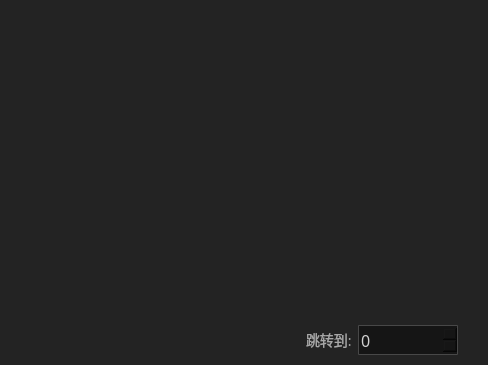
<?xml version="1.0" encoding="UTF-8"?>
<ui version="4.0">
 <class>SqlDataShowDialog</class>
 <widget class="QDialog" name="SqlDataShowDialog">
  <property name="geometry">
   <rect>
    <x>0</x>
    <y>0</y>
    <width>488</width>
    <height>365</height>
   </rect>
  </property>
  <property name="windowTitle">
   <string>SqlDataShowDialog</string>
  </property>
  <property name="styleSheet">
   <string notr="true">QDialog#SqlDataShowDialog{
border: 0px solid #000000;
background-color: #232323;
}
</string>
  </property>
  <layout class="QGridLayout" name="gridLayout_2">
   <property name="leftMargin">
    <number>0</number>
   </property>
   <property name="topMargin">
    <number>0</number>
   </property>
   <property name="rightMargin">
    <number>0</number>
   </property>
   <property name="bottomMargin">
    <number>0</number>
   </property>
   <property name="spacing">
    <number>0</number>
   </property>
   <item row="1" column="0">
    <widget class="QScrollArea" name="scrollArea">
     <property name="styleSheet">
      <string notr="true">background-color:#232323;
border: 0px solid #000000;</string>
     </property>
     <property name="widgetResizable">
      <bool>true</bool>
     </property>
     <widget class="QWidget" name="scrollAreaWidgetContents">
      <property name="geometry">
       <rect>
        <x>0</x>
        <y>0</y>
        <width>488</width>
        <height>365</height>
       </rect>
      </property>
      <property name="styleSheet">
       <string notr="true">QWidget#scrollAreaWidgetContents{
 background-color: #232323;
}</string>
      </property>
      <layout class="QGridLayout" name="gridLayout">
       <property name="leftMargin">
        <number>0</number>
       </property>
       <property name="topMargin">
        <number>0</number>
       </property>
       <property name="rightMargin">
        <number>0</number>
       </property>
       <property name="bottomMargin">
        <number>0</number>
       </property>
       <property name="spacing">
        <number>0</number>
       </property>
       <item row="0" column="0">
        <widget class="testRecordView" name="tableView">
         <property name="font">
          <font>
           <family>微软雅黑</family>
          </font>
         </property>
        </widget>
       </item>
       <item row="1" column="0">
        <layout class="QHBoxLayout" name="horizontalLayout">
         <property name="leftMargin">
          <number>20</number>
         </property>
         <property name="topMargin">
          <number>0</number>
         </property>
         <property name="rightMargin">
          <number>30</number>
         </property>
         <item>
          <widget class="QLabel" name="label_recordcount">
           <property name="minimumSize">
            <size>
             <width>0</width>
             <height>50</height>
            </size>
           </property>
           <property name="font">
            <font>
             <family>微软雅黑</family>
             <pointsize>-1</pointsize>
            </font>
           </property>
           <property name="styleSheet">
            <string notr="true">color: rgba(255, 255, 255, 0.7);
font-size: 14px;</string>
           </property>
           <property name="text">
            <string/>
           </property>
          </widget>
         </item>
         <item>
          <spacer name="horizontalSpacer">
           <property name="orientation">
            <enum>Qt::Horizontal</enum>
           </property>
           <property name="sizeHint" stdset="0">
            <size>
             <width>40</width>
             <height>20</height>
            </size>
           </property>
          </spacer>
         </item>
         <item>
          <widget class="QLabel" name="label_page">
           <property name="font">
            <font>
             <family>微软雅黑</family>
             <pointsize>-1</pointsize>
            </font>
           </property>
           <property name="styleSheet">
            <string notr="true">color: rgba(255, 255, 255, 0.7);
font-size: 14px;</string>
           </property>
           <property name="text">
            <string/>
           </property>
          </widget>
         </item>
         <item>
          <widget class="QLabel" name="label_info">
           <property name="font">
            <font>
             <family>微软雅黑</family>
             <pointsize>-1</pointsize>
            </font>
           </property>
           <property name="styleSheet">
            <string notr="true">
color: rgba(255, 255, 255, 0.7);
font-size: 14px;</string>
           </property>
           <property name="text">
            <string/>
           </property>
          </widget>
         </item>
         <item>
          <widget class="QLabel" name="label">
           <property name="font">
            <font>
             <family>微软雅黑</family>
             <pointsize>-1</pointsize>
            </font>
           </property>
           <property name="styleSheet">
            <string notr="true">color: rgba(255, 255, 255, 0.6);
font-size: 14px;</string>
           </property>
           <property name="text">
            <string>跳转到:</string>
           </property>
          </widget>
         </item>
         <item>
          <widget class="QSpinBox" name="spinBox_page">
           <property name="minimumSize">
            <size>
             <width>100</width>
             <height>30</height>
            </size>
           </property>
           <property name="font">
            <font>
             <family>微软雅黑</family>
             <pointsize>-1</pointsize>
            </font>
           </property>
           <property name="styleSheet">
            <string notr="true">QSpinBox{
background: #151515;
border-radius: 1px;
border: 1px solid #484848;
color: rgba(255, 255, 255, 0.8);
font-size: 16px;

}

QSpinBox::up-arrow{
    image:url(:/resources/icons/up.png);
border: 0px solid #484848;
}
QSpinBox::down-arrow{
    image:url(:/resources/icons/down.png);
border: 0px solid #484848;
}
</string>
           </property>
          </widget>
         </item>
        </layout>
       </item>
      </layout>
     </widget>
    </widget>
   </item>
  </layout>
 </widget>
 <layoutdefault spacing="6" margin="11"/>
 <customwidgets>
  <customwidget>
   <class>testRecordView</class>
   <extends>QTableView</extends>
   <header>testRecordView.h</header>
  </customwidget>
 </customwidgets>
 <resources>
  <include location="sqlsettingdialog.qrc"/>
 </resources>
 <connections/>
</ui>
